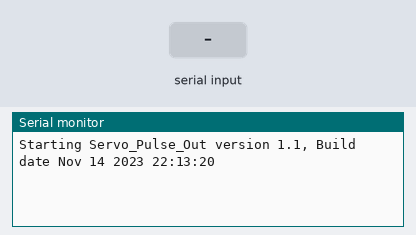
This sketch was run on a simulated ESP32. Parts: the last lines printed to the serial monitor. Wiring (inferred from the names in the program): servo: signal GPIO 4. The test bench sets the inputs (shaded band). Servo pulses on a pin are drawn as a servo (544–2400 µs = 0–180°).

Above: at 1.2 s.
1.3 s: "90,45\n" received over Serial
At 2.3 s:
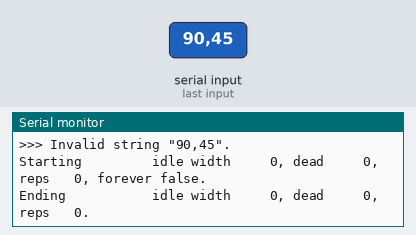
2.8 s: "2\n" received over Serial
At 3.3 s:
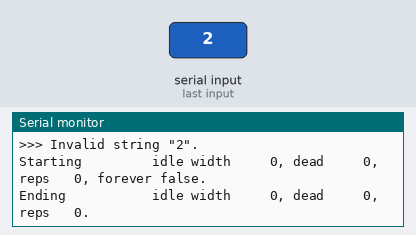
4.3 s: "90 45\n" received over Serial
At 5.7 s:
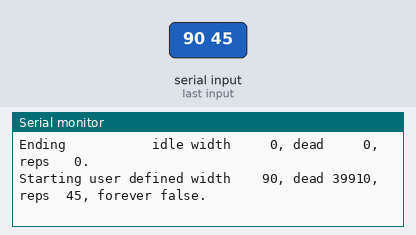
7.3 s: "a 90\n" received over Serial
At 8.1 s:
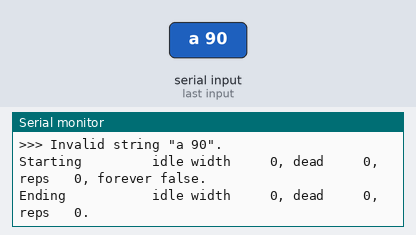

The sketch:

Servo_Pulse_Out.ino
```cpp
/*
 * Servo_Pulse_Out - Sketch to send one, ten or multiple servo pulses.
 *
 * This sketch is designed to test the Servo_Test servo pulse reciever by sending
 * 1, 10, or a continuous string of various pulse widths.
 */
// Column locations.
//3456789012345678901234567890123456789012345678901234567890123456789012345678901234567890123456
//       1         2         3         4         5         6         7         8         9     9
//const unsigned long FAKE_LONG     =          10000UL; // Fake variable for column positions.

#include <PString.h>

//#define DEBUG

const byte            VER_MAJOR     =                1; // Major version.
const byte            VER_MINOR     =                1; // Minor version.
const size_t          IN_SIZE       =               32; // Size of input char buffer.
unsigned int          DEAD_T        =            40000; // Dead time in us.
byte                  SERVO_PIN     =                4; // Servo out pin.
const byte            REPS_FOREVER  =               10; // Sequential reps per loop
                                                        // when sequence repeats forever.

// Forward references.
void parseStr(void);
void serialEvent(void);

enum TstType {
  IDLE_T                            =              'i', // Idle.
  NOM_T                             =              'n', // 1500us nominal.
  MIN_T                             =              'm', // 1200us minimum.
  MAX_T                             =              'M', // 1800us maximum.
  LOW_T                             =              'l', //  800us too low.
  HIGH_T                            =              'h', // 2200us too high.
  USER_T                            =              'u', // User set pulse time.
};

struct TstTimes {
  TstType             type;                             // Test type.
  unsigned int        width;                            // Pulse high time.
  const char          *title;                           // Title of test time.
};

const struct TstTimes TST_TBL[] =
{
  { IDLE_T,    0UL, "idle"          },
  { NOM_T,  1500UL, "nominal"       },
  { MIN_T,  1200UL, "minimum"       },
  { MAX_T,  1800UL, "maximum"       },
  { LOW_T,   300UL, "too low"       },
  { HIGH_T, 2700UL, "too high"      },
  { USER_T, 1500UL, "user defined"  },
};
const byte TST_TBL_SIZE = sizeof(TST_TBL) / sizeof(TstTimes);

enum TBL_INDEX {
  TBL_IDLE                          =                0, // Idle index.
  TBL_NOM                           =                1, // Nominal index.
  TBL_MIN                           =                2, // Minimum index.
  TBL_MAX                           =                3, // Maximum index.
  TBL_LOW                           =                4, // Too low index.
  TBL_HIGH                          =                5, // Too high index.
  TBL_USER                          =                6, // User defined index.
};

char                  InBuf[IN_SIZE];                   // Buffer managed by PString.
PString               InStr(InBuf, sizeof(InBuf));      // Pstring to hold incoming data.
bool                  StrComplete   =           false;  // Whether the string is complete.
TstTimes              CurTst        = TST_TBL[TBL_IDLE];// Current test time.
int                   CurReps     =                  0; // Current number of pulses.
unsigned int          CurWidth;                         // Current pulse width.
unsigned int          CurDead;                          // Current dead time.
bool                  CurForever;                       // If true. Repeat forever.

void setup() {
  // initialize serial:
  Serial.begin(9600);
  Serial.printf(F("Starting Servo_Pulse_Out version %d.%d, Build date %s %s\n"),
                                                                      VER_MAJOR,
                                                                      VER_MINOR,
                                                                      __DATE__,
                                                                      __TIME__);
    pinMode(SERVO_PIN, OUTPUT);
    digitalWrite(SERVO_PIN, LOW);
}

void loop() {
  byte                i;                                // Index variable.
  static bool         curChanged  =             false;  // If true, times just changed;

  // print the string when a newline arrives:
  if (StrComplete) {
    parseStr();
    // clear the string:
    InStr.begin();
    StrComplete = false;
    curChanged  = true;
  }

  for (i = 0; i < CurReps; i++) {
    digitalWrite(SERVO_PIN, HIGH);
    delayMicroseconds(CurWidth);

    digitalWrite(SERVO_PIN, LOW);
    delayMicroseconds(CurDead);

    #ifdef DEBUG
    Serial.printf(F("Sending width %5u, dead %5u, rep %3u\n"), CurWidth, CurDead, i+1);
    delay(1000);
    #endif // DEBUG
  }

  if (curChanged && !CurForever) {
    Serial.printf(F("Ending   %12s width %5u, dead %5u, reps %3d.\n"),
                                                            CurTst.title,
                                                            CurWidth,
                                                            CurDead,
                                                            CurReps);
    CurTst      = TST_TBL[TBL_IDLE];
    CurReps     = 0;
    CurWidth    = 0;
    CurDead     = 0;
  }

  curChanged  = false;
}

void parseStr(void) {
  unsigned int        pWidth;                           // Pulse width.
  int                 reps;                             // Pulse reps.
  char                cChar;                            // Command character.
  byte                i;                                // Index variable.

  CurTst      = TST_TBL[TBL_IDLE];
  CurReps     = 0;
  CurWidth    = 0;
  CurDead     = 0;
  CurForever  = false;

  if (InBuf[0] == IDLE_T) {
     ;
  }
  else if (sscanf(InBuf, "%u %d", &pWidth, &reps) == 2) {
    CurTst      = TST_TBL[TBL_USER];
    CurWidth    = pWidth;
    CurReps     = reps;
    CurDead     = DEAD_T - CurWidth;
  }
  else if (sscanf(InBuf, "%c %d", &cChar, &reps) == 2) {
    for(i = 0; i < TST_TBL_SIZE; i++) {
      if (TST_TBL[i].type == cChar) {
        break;
      }
    }

    if (i < TST_TBL_SIZE) {
      CurTst      = TST_TBL[i];
      CurReps     = reps;
      CurWidth    = CurTst.width;
      CurDead     = DEAD_T - CurWidth;
    }
    else {
      Serial.printf(F(">>> Invalid string \"%s\".\n"), InBuf);
    }
  }
  else {
    Serial.printf(F(">>> Invalid string \"%s\".\n"), InBuf);
  }

  if (CurTst.type != IDLE_T && CurReps <= 0) {
    CurReps     = REPS_FOREVER;
    CurForever  = true;
  }
  Serial.printf(F("Starting %12s width %5u, dead %5u, reps %3d, forever %5s.\n"),
                                                            CurTst.title,
                                                            CurWidth,
                                                            CurDead,
                                                            CurReps,
                                                            CurForever ? "true" : "false");
}

/*
  SerialEvent occurs whenever a new data comes in the
 hardware serial RX.  This routine is run between each
 time loop() runs, so using delay inside loop can delay
 response.  Multiple bytes of data may be available.
 */
void serialEvent(void) {
  while (Serial.available()) {
    // get the new byte:
    char inChar = (char)Serial.read();
    // if the incoming character is a newline, set a flag
    // so the main loop can do something about it:
    if (inChar == '\n' || inChar == '\r') {
      StrComplete = true;
    }
    else {
      // add it to the inputString.
      InStr += inChar;
    }
  }
}
```

Measured:
- after the input at 1.3 s, the serial monitor: prints a new line at once (image 1)
- after the input at 2.8 s, the serial monitor: prints a new line at once (image 2)
- after the input at 4.3 s, the serial monitor: prints a new line at once (image 3)
- after the input at 7.3 s, the serial monitor: prints a new line at once (image 4)
